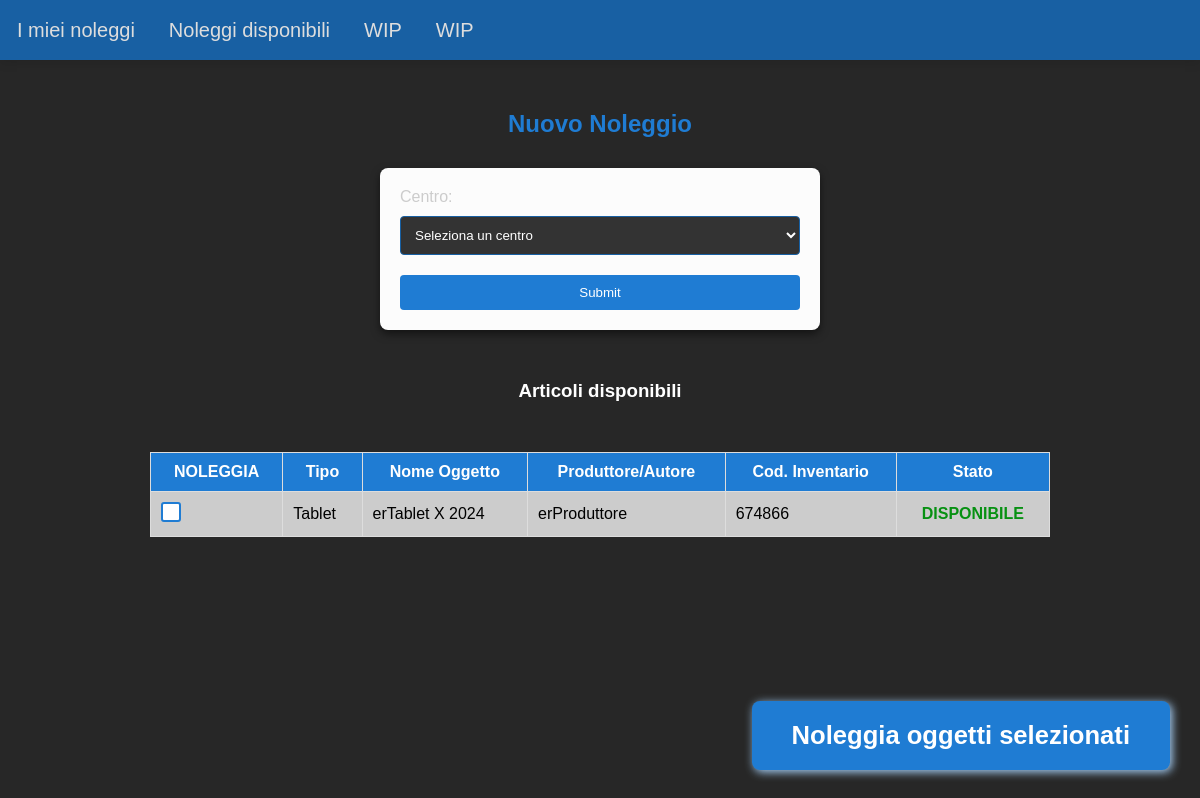
Before: /new_rent.php?center=1 with the older database file.
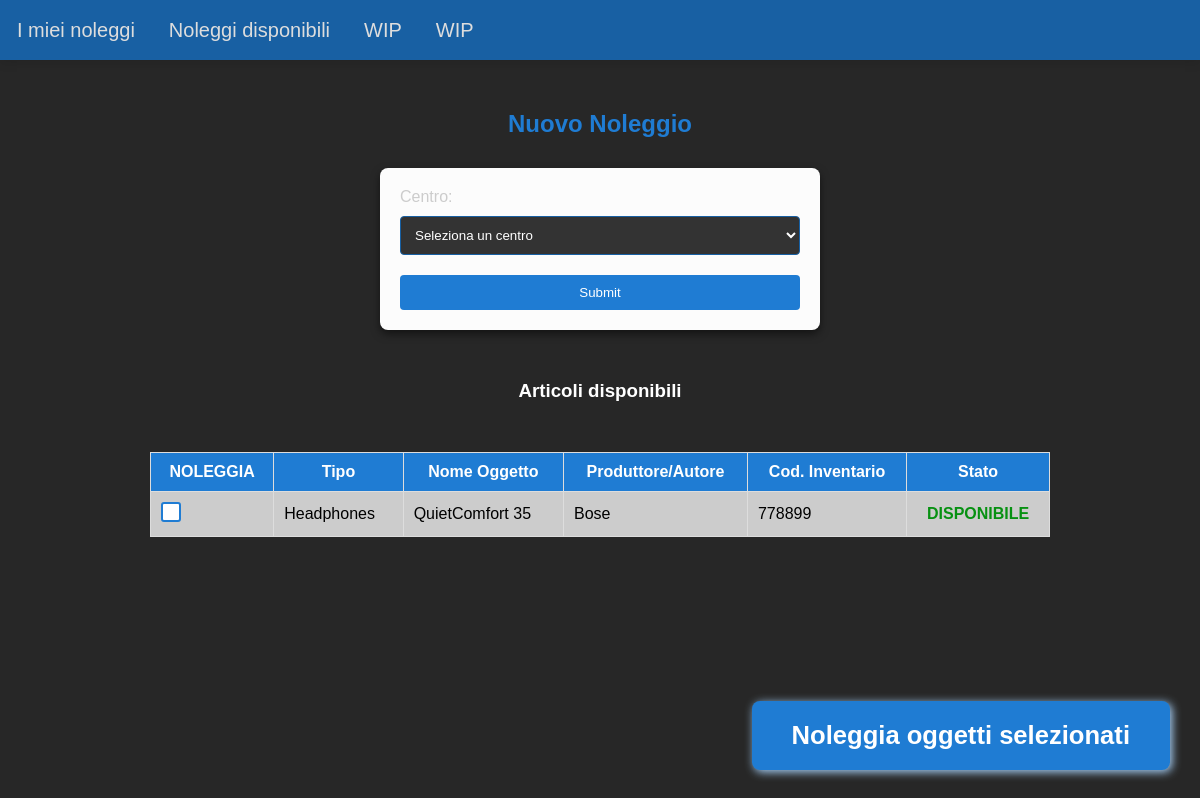
After: the same page with the newer database file.
### tables this page shows
CREATE TABLE `items` (
  `id` int(11) NOT NULL,
  `type` varchar(64) NOT NULL,
  `item_name` varchar(64) NOT NULL,
  `maker` varchar(64) NOT NULL,
  `center` int(11) NOT NULL,
  `ci` int(16) NOT NULL,
  `state` varchar(64) NOT NULL
);

### new_rent.php (the view, shortened to what this page needs)
<?php
$servername = "localhost";
$svusername = "root";
$svpassword = "";
$dbname = "rent";
$conn = new mysqli($servername, $svusername, $svpassword, $dbname);
?>
<!DOCTYPE html>
<html lang="en">
<head>
    <link rel="stylesheet" href="stylesheet/nav.css">
    <link rel="stylesheet" href="stylesheet/default.css">
    <link rel="stylesheet" href="stylesheet/new_rent.css">
</head>
<body>
    <?php include 'nav.php' ?>
    <h2>Nuovo Noleggio</h2>
    <form id="select-center-form" method="GET">
        <label for="center">Centro:</label>
        <select name="center" id="center">
            <option selected disabled>Seleziona un centro</option>
        </select>
        <input id="select-center-submit" type="submit">
    </form>
<?php
if(isset($_GET["center"])) {
    $center_id = $_GET["center"];
    echo "<h3 id='new-rent-table-title'>Articoli disponibili</h3>";
    $stmt = $conn->prepare("SELECT * FROM items WHERE center = ?  AND state = 'available'");
    $stmt->bind_param("i", $center_id);
    $stmt->execute();
    $result = $stmt->get_result();
    if ($result->num_rows > 0) {
        echo "<form method='POST' action='new_rent_action.php'>";
        echo "<table><tr> <th>NOLEGGIA</th> <th>Tipo</th> <th>Nome Oggetto</th><th>Produttore/Autore</th><th>Cod. Inventario</th><th>Stato</th> </tr>";
        while ($row = $result->fetch_assoc()) {
            echo "<td class='new-rent-button-container'><input class='new-rent-checkbox' type='checkbox' name='row[]' value='" . $row['id'] . "'></input></td><td>" . $row['type'] . "</td><td>" . $row['item_name'] . "</td><td>" . $row['maker'] . "</td><td>" . $row['ci'] . "</td><td class='available'>DISPONIBILE</td></tr>";
        }
        echo "</table>";
        echo "<input id ='add-rent-button' type='submit' value='Noleggia oggetti selezionati'></input>";
        echo "</form>";
    } else {
        echo "<p id='new-rent-no-result'>Nessun articolo disponibile, prova con un altro centro</p>";
    }
} else {
    echo "<p id='new-rent-not-selected'>Select a center and see the available items</p>";
}
?>
</body>
</html>

Changed rows visible on the page:
no longer on this page (row edited): items: type "Tablet", item_name "erTablet X 2024", maker "erProduttore", ci "674866"
added items: type "Headphones", item_name "QuietComfort 35", maker "Bose", ci "778899"
